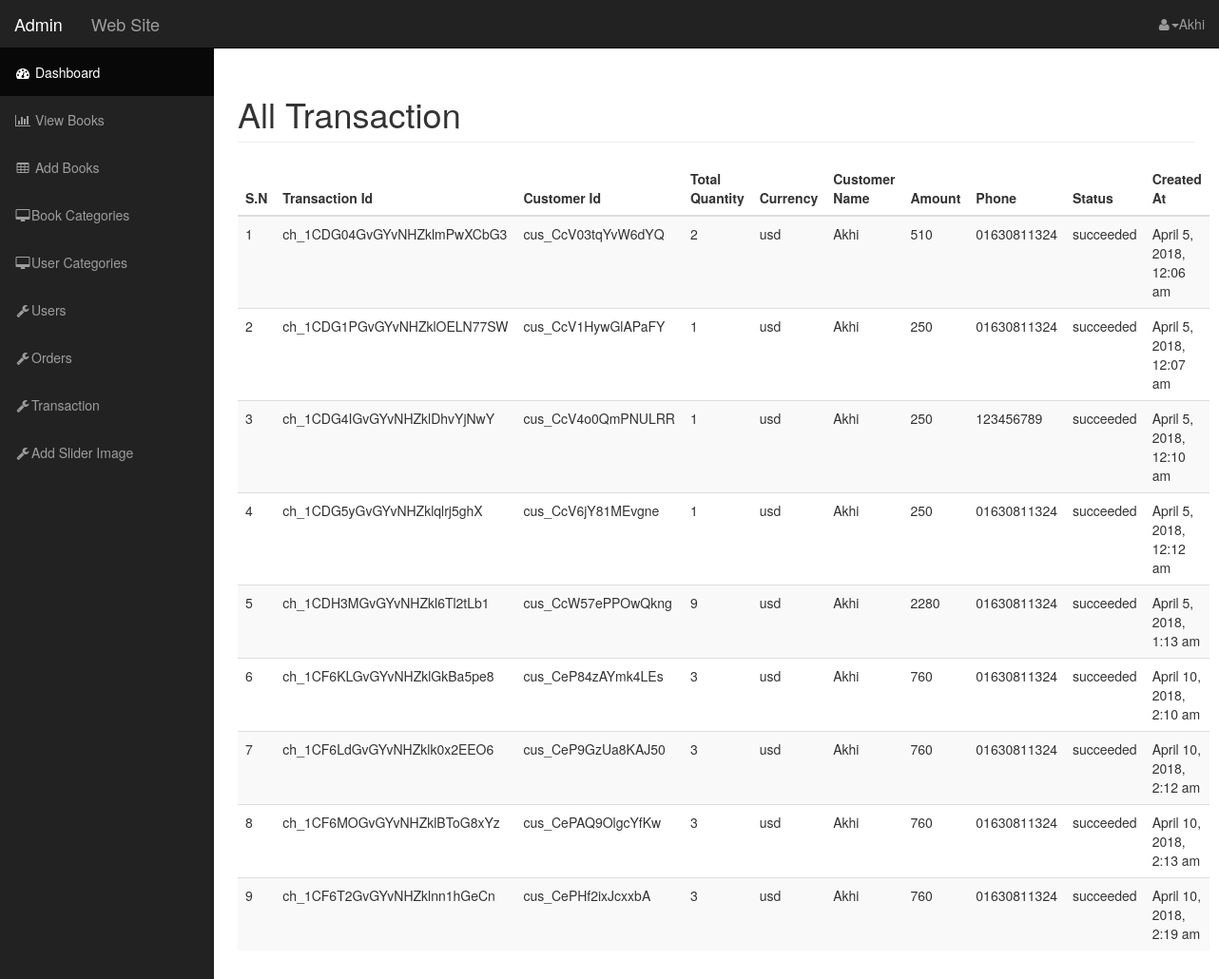
Page /admin/transaction.php (signed in) on the committed database.
### tables this page shows
CREATE TABLE `transaction` (
  `id` varchar(255) NOT NULL,
  `customer_id` varchar(255) NOT NULL,
  `total_quantity` int(11) NOT NULL,
  `currency` varchar(255) NOT NULL,
  `user_id` int(11) NOT NULL,
  `total_amount` int(11) NOT NULL,
  `phone` varchar(255) NOT NULL,
  `status` varchar(255) NOT NULL,
  `created_at` datetime NOT NULL DEFAULT CURRENT_TIMESTAMP
);

CREATE TABLE `users` (
  `id` int(11) NOT NULL,
  `first_name` varchar(255) NOT NULL,
  `last_name` varchar(255) NOT NULL,
  `username` varchar(255) NOT NULL,
  `email` varchar(255) NOT NULL,
  `user_cat_id` int(11) NOT NULL,
  `password` varchar(255) NOT NULL,
  `validation_code` varchar(255) NOT NULL,
  `active` tinyint(4) NOT NULL DEFAULT '0'
);

### classes/Transaction.php (called while the page is built, shortened)
<?php
$filepath=realpath(dirname(__FILE__));
include_once ($filepath.'/../lib/Database.php');
include_once ($filepath.'/../helpers/Format.php') ;
?>
<?php
 class Transaction
 {
 	private $db;
 	function __construct()
 	{
 		 $this->db=new Database();
 	}
 public function get_all_transaction(){
    $query="SELECT transaction.*,
          users.username
          FROM transaction
          INNER JOIN users
          on transaction.user_id = users.id
          ";
   $result=$this->db->select($query);
   return $result;
 }
 }

### lib/Database.php (called while the page is built, shortened)
<?php
Class Database{
 public $host   = DB_HOST;
 public $user   = DB_USER;
 public $pass   = DB_PASS;
 public $dbname = DB_NAME;
 public $link;
private function connectDB(){
 $this->link = new mysqli($this->host, $this->user, $this->pass,
  $this->dbname);
 }
public function select($query){
  $result = $this->link->query($query) or
   die($this->link->error.__LINE__);
  if($result->num_rows > 0){
    return $result;
  } else {
    return false;
  }
 }
}

### helpers/Format.php (called while the page is built, shortened)
<?php
class Format{
 public function formatDate($date){
  return date('F j, Y, g:i a', strtotime($date));
 }
}
?>

### admin/transaction.php (the view)
 <?php include 'inc/header.php'; ?>
    <div id="wrapper">
        <nav class="navbar navbar-inverse navbar-fixed-top" role="navigation">
              <?php include 'inc/top_nav.php'; ?>
               <?php include 'inc/side_nav.php'; ?>
        </nav>
        <div id="page-wrapper">
            <div class="container-fluid">
        <div class="col-md-12">
<div class="row">
<h1 class="page-header">
   All Transaction
</h1>
</div>
<div class="row">
<table class="table table-striped" id="example" >
    <thead>
      <tr>
           <th>S.N</th>
           <th>Transaction Id</th>
           <th>Customer Id</th>
           <th>Total Quantity</th>
           <th>Currency</th>
           <th>Customer Name</th>
           <th>Amount</th>
           <th>Phone</th>
           <th>Status</th>
           <th>Created At</th>
      </tr>
    </thead>
    <tbody>
        <?php
         $result=$tn->get_all_transaction();
          if($result)
          {
            $i=0;
            while($value=$result->fetch_assoc()) {
            $i++;
          ?>
        <tr>
            <td><?php echo $i; ?></td>
            <td><?php echo $value['id']; ?></td>
           <td><?php echo $value['customer_id']; ?></td>
            <td><?php echo $value['total_quantity']; ?></td>
            <td><?php echo $value['currency']; ?></td>
            <td><?php echo $value['username']; ?></td>
           <td><?php echo $value['total_amount']; ?></td>
           <td><?php echo $value['phone']; ?></td>
           <td><?php echo $value['status']; ?></td>
           <td><?php echo $fm->formatDate($value['created_at']); ?></td>
        </tr>
      <?php } } ?>
    </tbody>
</table>
</div>
            </div>
        </div>
    </div>
<?php include 'inc/footer.php'; ?>

### admin/css/sb-admin.css (style rules this page uses)
body { margin-top: 100px; background-color: #222; }
@media (min-width:768px) { body { margin-top: 50px; } }
#wrapper { padding-left: 0; }
#page-wrapper { width: 100%; padding: 0; background-color: #fff; }
@media (min-width:768px) { #wrapper { padding-left: 225px; } }
@media (min-width:768px) { #page-wrapper { padding: 10px; } }

### rows in the picture
transaction: id "ch_1CDG04GvGYvNHZklmPwXCbG3", customer "cus_CcV03tqYvW6dYQ", total_quantity "2", currency "usd", user.username "Akhi", total_amount "510", phone "01630811324", status "succeeded", created_at "April 5, 2018, 12:06 am"
transaction: id "ch_1CDG1PGvGYvNHZklOELN77SW", customer "cus_CcV1HywGlAPaFY", total_quantity "1", currency "usd", user.username "Akhi", total_amount "250", phone "01630811324", status "succeeded", created_at "April 5, 2018, 12:07 am"
transaction: id "ch_1CDG4IGvGYvNHZklDhvYjNwY", customer "cus_CcV4o0QmPNULRR", total_quantity "1", currency "usd", user.username "Akhi", total_amount "250", phone "123456789", status "succeeded", created_at "April 5, 2018, 12:10 am"
transaction: id "ch_1CDG5yGvGYvNHZklqlrj5ghX", customer "cus_CcV6jY81MEvgne", total_quantity "1", currency "usd", user.username "Akhi", total_amount "250", phone "01630811324", status "succeeded", created_at "April 5, 2018, 12:12 am"
transaction: id "ch_1CDH3MGvGYvNHZkl6Tl2tLb1", customer "cus_CcW57ePPOwQkng", total_quantity "9", currency "usd", user.username "Akhi", total_amount "2280", phone "01630811324", status "succeeded", created_at "April 5, 2018, 1:13 am"
transaction: id "ch_1CF6KLGvGYvNHZklGkBa5pe8", customer "cus_CeP84zAYmk4LEs", total_quantity "3", currency "usd", user.username "Akhi", total_amount "760", phone "01630811324", status "succeeded", created_at "April 10, 2018, 2:10 am"
transaction: id "ch_1CF6LdGvGYvNHZklk0x2EEO6", customer "cus_CeP9GzUa8KAJ50", total_quantity "3", currency "usd", user.username "Akhi", total_amount "760", phone "01630811324", status "succeeded", created_at "April 10, 2018, 2:12 am"
transaction: id "ch_1CF6MOGvGYvNHZklBToG8xYz", customer "cus_CePAQ9OlgcYfKw", total_quantity "3", currency "usd", user.username "Akhi", total_amount "760", phone "01630811324", status "succeeded", created_at "April 10, 2018, 2:13 am"
transaction: id "ch_1CF6T2GvGYvNHZklnn1hGeCn", customer "cus_CePHf2ixJcxxbA", total_quantity "3", currency "usd", user.username "Akhi", total_amount "760", phone "01630811324", status "succeeded", created_at "April 10, 2018, 2:19 am"

### other values in the picture
Session::get("adminname") "Akhi"
